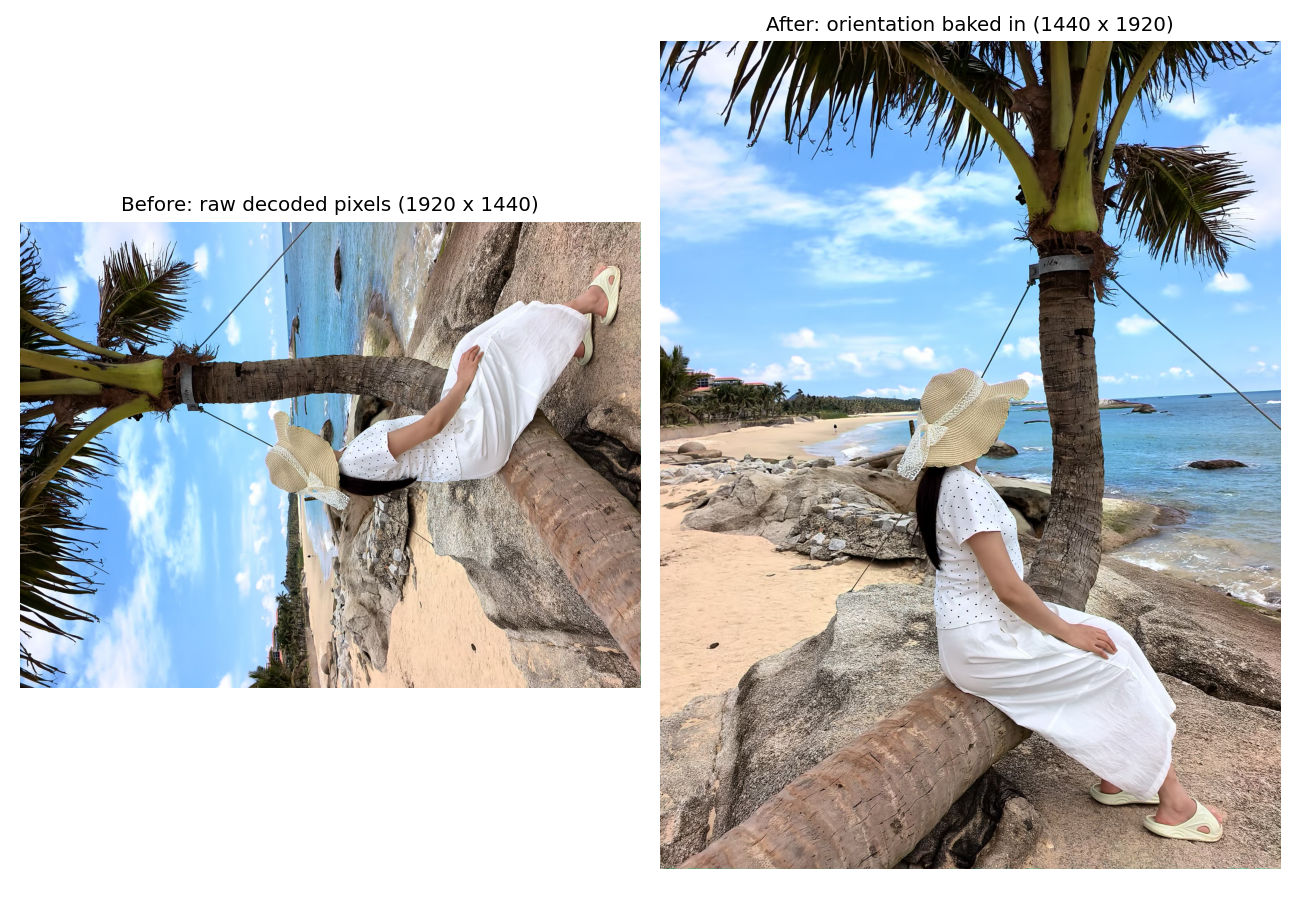

This figure's Python source:
from pathlib import Path
import matplotlib
matplotlib.use('Agg')
import matplotlib.pyplot as plt
from PIL import Image
import pillow_heif

name = '305186217781234'
source = Path('/cloud/cloud-ssd1/Kiri4DGS/data/persona_bench/beach_sunglasses_hat_sitting/input/image')
old = pillow_heif.open_heif(source / (name + '.heic'), convert_hdr_to_8bit=False).to_pillow()
new = Image.open('/tmp/hololab-heic-rotation/frames/' + name + '.png')
fig, axes = plt.subplots(1, 2, figsize=(10, 7))
for ax, im, title in zip(axes, [old, new], ['Before: raw decoded pixels (1920 x 1440)', 'After: orientation baked in (1440 x 1920)']):
    ax.imshow(im)
    ax.set_title(title, fontsize=11)
    ax.axis('off')
fig.tight_layout()
fig.savefig('reports/heic-rotation-20261103/comparison.png', dpi=130)
